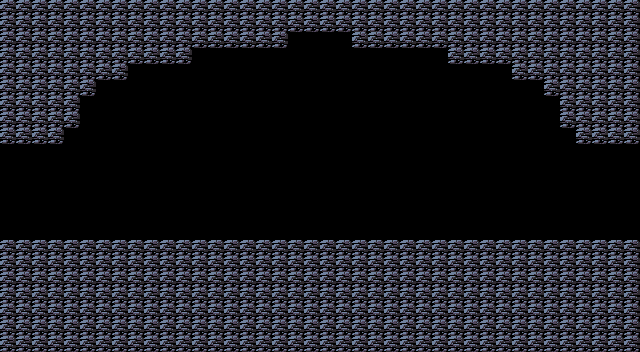

The image is a tile-based game level rendered from a .tmx file. Its description and complete source (layers, tilesets, objects, tile grids) follow:
An orthogonal 40x22 tile map with 16x16 px tiles, 1 tile layer (Collision) and 1 object (Save).

<map version="1.10" tiledversion="1.10.2" orientation="orthogonal" renderorder="right-down" width="40" height="22" tilewidth="16" tileheight="16" infinite="0" nextlayerid="4" nextobjectid="3">
 <tileset firstgid="1" source="../tileset/tileset.tsx" />
 <objectgroup id="3" name="Save">
  <object id="1" name="Temple Basement Save" type="Save" x="288" y="176" width="64" height="64" />
 </objectgroup>
 <layer id="1" name="Collision" width="40" height="22">
  <data encoding="csv">
1,1,1,1,1,1,1,1,1,1,1,1,1,1,1,1,1,1,1,1,1,1,1,1,1,1,1,1,1,1,1,1,1,1,1,1,1,1,1,1,
1,1,1,1,1,1,1,1,1,1,1,1,1,1,1,1,1,1,1,1,1,1,1,1,1,1,1,1,1,1,1,1,1,1,1,1,1,1,1,1,
1,1,1,1,1,1,1,1,1,1,1,1,1,1,1,1,1,1,0,0,0,0,1,1,1,1,1,1,1,1,1,1,1,1,1,1,1,1,1,1,
1,1,1,1,1,1,1,1,1,1,1,1,0,0,0,0,0,0,0,0,0,0,0,0,0,0,0,0,1,1,1,1,1,1,1,1,1,1,1,1,
1,1,1,1,1,1,1,1,0,0,0,0,0,0,0,0,0,0,0,0,0,0,0,0,0,0,0,0,0,0,0,0,1,1,1,1,1,1,1,1,
1,1,1,1,1,1,0,0,0,0,0,0,0,0,0,0,0,0,0,0,0,0,0,0,0,0,0,0,0,0,0,0,0,0,1,1,1,1,1,1,
1,1,1,1,1,0,0,0,0,0,0,0,0,0,0,0,0,0,0,0,0,0,0,0,0,0,0,0,0,0,0,0,0,0,0,1,1,1,1,1,
1,1,1,1,1,0,0,0,0,0,0,0,0,0,0,0,0,0,0,0,0,0,0,0,0,0,0,0,0,0,0,0,0,0,0,1,1,1,1,1,
1,1,1,1,0,0,0,0,0,0,0,0,0,0,0,0,0,0,0,0,0,0,0,0,0,0,0,0,0,0,0,0,0,0,0,0,1,1,1,1,
0,0,0,0,0,0,0,0,0,0,0,0,0,0,0,0,0,0,0,0,0,0,0,0,0,0,0,0,0,0,0,0,0,0,0,0,0,0,0,0,
0,0,0,0,0,0,0,0,0,0,0,0,0,0,0,0,0,0,0,0,0,0,0,0,0,0,0,0,0,0,0,0,0,0,0,0,0,0,0,0,
0,0,0,0,0,0,0,0,0,0,0,0,0,0,0,0,0,0,0,0,0,0,0,0,0,0,0,0,0,0,0,0,0,0,0,0,0,0,0,0,
0,0,0,0,0,0,0,0,0,0,0,0,0,0,0,0,0,0,0,0,0,0,0,0,0,0,0,0,0,0,0,0,0,0,0,0,0,0,0,0,
0,0,0,0,0,0,0,0,0,0,0,0,0,0,0,0,0,0,0,0,0,0,0,0,0,0,0,0,0,0,0,0,0,0,0,0,0,0,0,0,
0,0,0,0,0,0,0,0,0,0,0,0,0,0,0,0,0,0,0,0,0,0,0,0,0,0,0,0,0,0,0,0,0,0,0,0,0,0,0,0,
1,1,1,1,1,1,1,1,1,1,1,1,1,1,1,1,1,1,1,1,1,1,1,1,1,1,1,1,1,1,1,1,1,1,1,1,1,1,1,1,
1,1,1,1,1,1,1,1,1,1,1,1,1,1,1,1,1,1,1,1,1,1,1,1,1,1,1,1,1,1,1,1,1,1,1,1,1,1,1,1,
1,1,1,1,1,1,1,1,1,1,1,1,1,1,1,1,1,1,1,1,1,1,1,1,1,1,1,1,1,1,1,1,1,1,1,1,1,1,1,1,
1,1,1,1,1,1,1,1,1,1,1,1,1,1,1,1,1,1,1,1,1,1,1,1,1,1,1,1,1,1,1,1,1,1,1,1,1,1,1,1,
1,1,1,1,1,1,1,1,1,1,1,1,1,1,1,1,1,1,1,1,1,1,1,1,1,1,1,1,1,1,1,1,1,1,1,1,1,1,1,1,
1,1,1,1,1,1,1,1,1,1,1,1,1,1,1,1,1,1,1,1,1,1,1,1,1,1,1,1,1,1,1,1,1,1,1,1,1,1,1,1,
1,1,1,1,1,1,1,1,1,1,1,1,1,1,1,1,1,1,1,1,1,1,1,1,1,1,1,1,1,1,1,1,1,1,1,1,1,1,1,1
</data>
 </layer>
</map>
